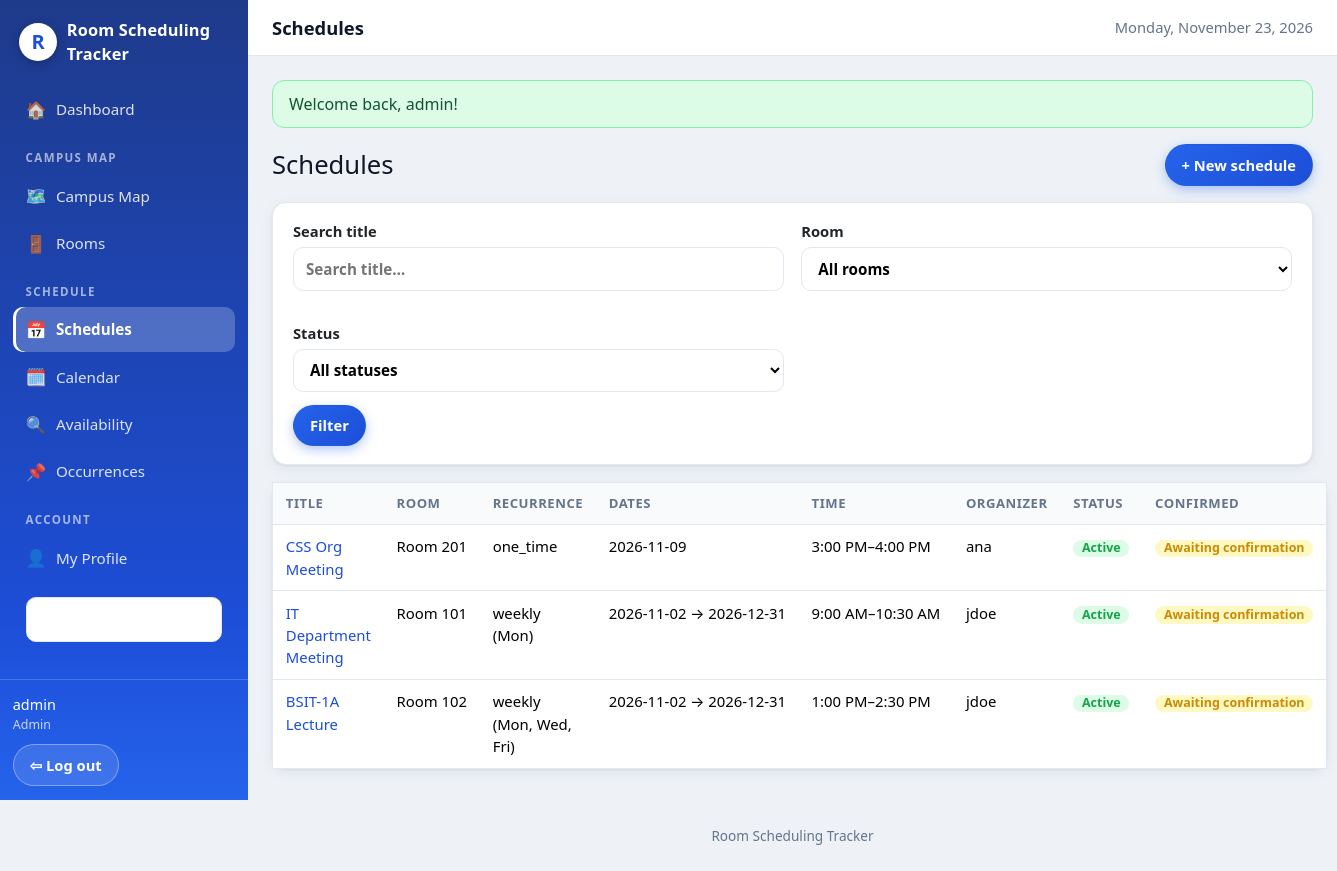
The app's page /schedules (signed in) with its own data.
### tables this page shows
CREATE TABLE IF NOT EXISTS tblSchedules (
  schedule_id          INT UNSIGNED NOT NULL AUTO_INCREMENT,
  organizer_id         INT UNSIGNED NOT NULL,
  room_id              INT UNSIGNED NOT NULL,
  schedule_title       VARCHAR(150) NOT NULL,
  schedule_description TEXT NULL,
  recurrence_type      VARCHAR(20) NOT NULL DEFAULT 'one_time',
  start_date           DATE NOT NULL,
  end_date             DATE NULL,
  start_time           TIME NOT NULL,
  end_time             TIME NOT NULL,
  schedule_status      VARCHAR(20) NOT NULL DEFAULT 'active',
  admin_confirmed      TINYINT(1) NOT NULL DEFAULT 0,
  created_at           DATETIME NOT NULL DEFAULT CURRENT_TIMESTAMP,
  updated_at           DATETIME NOT NULL DEFAULT CURRENT_TIMESTAMP ON UPDATE CURRENT_TIMESTAMP,
  PRIMARY KEY (schedule_id),
  CONSTRAINT fk_schedules_organizer FOREIGN KEY (organizer_id)
    REFERENCES tblUsers (user_id) ON DELETE RESTRICT ON UPDATE CASCADE,
  CONSTRAINT fk_schedules_room FOREIGN KEY (room_id)
    REFERENCES tblRooms (room_id) ON DELETE RESTRICT ON UPDATE CASCADE,
  KEY idx_schedules_room_dates (room_id, start_date, end_date),
  KEY idx_schedules_organizer (organizer_id),
  CONSTRAINT chk_schedules_time CHECK (end_time > start_time)
);

CREATE TABLE IF NOT EXISTS tblRooms (
  room_id          INT UNSIGNED NOT NULL AUTO_INCREMENT,
  map_id           INT UNSIGNED NOT NULL,
  room_name        VARCHAR(100) NOT NULL,
  shape_type       VARCHAR(20)  NOT NULL DEFAULT 'rectangle',
  shape_data       JSON NOT NULL,
  room_description VARCHAR(255) NULL,
  room_image       VARCHAR(255) NULL,
  room_status      VARCHAR(20)  NOT NULL DEFAULT 'active',
  created_at       DATETIME NOT NULL DEFAULT CURRENT_TIMESTAMP,
  updated_at       DATETIME NOT NULL DEFAULT CURRENT_TIMESTAMP ON UPDATE CURRENT_TIMESTAMP,
  PRIMARY KEY (room_id),
  UNIQUE KEY uq_rooms_map_name (map_id, room_name),
  CONSTRAINT fk_rooms_map FOREIGN KEY (map_id)
    REFERENCES tblMaps (map_id) ON DELETE CASCADE ON UPDATE CASCADE,
  KEY idx_rooms_status (room_status)
);

CREATE TABLE IF NOT EXISTS tblUsers (
  user_id       INT UNSIGNED NOT NULL AUTO_INCREMENT,
  username      VARCHAR(50)  NOT NULL,
  email         VARCHAR(255) NOT NULL,
  password_hash VARCHAR(255) NOT NULL,
  profile_img   VARCHAR(255) NULL,
  role          VARCHAR(30)  NOT NULL DEFAULT 'student',
  section       VARCHAR(50)  NULL,
  org_name      VARCHAR(100) NULL,
  phone_number  VARCHAR(17)  NULL,
  PRIMARY KEY (user_id),
  UNIQUE KEY uq_users_username (username),
  UNIQUE KEY uq_users_email (email),
  KEY idx_users_role (role)
);

### controllers/ScheduleController.php (called while the page is built, shortened)
<?php
final class ScheduleController
{
    public function index(): void
    {
        $filters = [
            'room_id' => isset($_GET['room_id']) && $_GET['room_id'] !== '' ? (int) $_GET['room_id'] : null,
            'status'  => $_GET['status'] ?? '',
            'search'  => trim((string) ($_GET['search'] ?? '')),
        ];
        $filters = array_filter($filters, fn ($v) => $v !== '' && $v !== null);
        view('schedules/index', [
            'title' => 'Schedules',
            'schedules' => $this->schedules->all($filters),
            'rooms' => $this->rooms->all(),
            'filters' => $filters,
        ]);
    }
}

### core/Auth.php (called while the page is built, shortened)
<?php
final class Auth
{
    public static function user(): ?array
    {
        return $_SESSION['user'] ?? null;
    }
    public static function role(): ?string
    {
        return self::user()['role'] ?? null;
    }
    public static function canBook(): bool
    {
        return in_array(self::role(), ['admin', 'teacher', 'scheduler', 'officer', 'mayor'], true);
    }
}

### core/Database.php (called while the page is built, shortened)
<?php
final class Database
{
    private PDO $pdo;
    private function __construct(array $db)
    {
        $driver = $db['driver'] ?? 'mysql';
        try {
            if ($driver === 'sqlite') {
                $dir = dirname($db['path']);
                if (!is_dir($dir)) {
                    mkdir($dir, 0755, true);
                }
                $this->pdo = new PDO('sqlite:' . $db['path']);
                $this->pdo->exec('PRAGMA foreign_keys = ON');
            } else {
                $dsn = sprintf(
                    'mysql:host=%s;port=%s;dbname=%s;charset=%s',
                    $db['host'], $db['port'], $db['database'], $db['charset']
                );
                $this->pdo = new PDO($dsn, $db['username'], $db['password'], [
                    PDO::ATTR_ERRMODE            => PDO::ERRMODE_EXCEPTION,
                    PDO::ATTR_DEFAULT_FETCH_MODE => PDO::FETCH_ASSOC,
                    PDO::ATTR_EMULATE_PREPARES   => false,
                ]);
                return;
            }
            $this->pdo->setAttribute(PDO::ATTR_ERRMODE, PDO::ERRMODE_EXCEPTION);
            $this->pdo->setAttribute(PDO::ATTR_DEFAULT_FETCH_MODE, PDO::FETCH_ASSOC);
            $this->pdo->setAttribute(PDO::ATTR_EMULATE_PREPARES, false);
        } catch (PDOException $e) {
            throw new PDOException(
                'Could not connect to the database. Check your .env DB_* settings '
                . 'and make sure the database from database/rst_db.sql exists. '
                . 'Driver error: ' . $e->getMessage(),
                (int) $e->getCode(),
                $e
            );
        }
    }
    public function all(string $sql, array $params = []): array
    {
        $stmt = $this->pdo->prepare($sql);
        $stmt->execute($params);
        return $stmt->fetchAll();
    }
}

### models/Schedule.php (called while the page is built, shortened)
<?php
final class Schedule
{
    public function all(array $filters = []): array
    {
        $sql = 'SELECT s.*, r.room_name, m.map_name, u.username AS organizer_name
                FROM tblSchedules s
                JOIN tblRooms r ON r.room_id = s.room_id
                JOIN tblMaps m ON m.map_id = r.map_id
                JOIN tblUsers u ON u.user_id = s.organizer_id';
        $params = [];
        $rows = $this->db->all($sql . ' ORDER BY s.start_date DESC, s.start_time', $params);
        return $rows;
    }
}

### views/schedules/index.php (the view, shortened to what this page needs)
<div class="page-head">
  <h1>Schedules</h1>
  <?php if (\App\Core\Auth::canBook()): ?><a class="btn btn-primary" href="<?= url('schedules/create') ?>">+ New schedule</a><?php endif; ?>
</div>
<form method="get" action="<?= url('schedules') ?>" class="card form">
  <div class="grid-2">
    <label>Search title <input type="search" name="search" placeholder="Search title…" value="<?= e($filters['search'] ?? '') ?>"></label>
    <label>Room
      <select name="room_id">
        <option value="">All rooms</option>
      </select>
    </label>
    <label>Status
      <select name="status">
        <option value="">All statuses</option>
      </select>
    </label>
  </div>
  <button class="btn btn-primary" type="submit">Filter</button>
</form>
<?php if (empty($schedules)): ?>
  <p class="muted">No schedules match.<?php if (\App\Core\Auth::canBook()): ?> <a href="<?= url('schedules/create') ?>">Create the first one</a>.<?php endif; ?></p>
<?php else: ?>
<table class="table card">
  <thead><tr><th>Title</th><th class="nowrap">Room</th><th>Recurrence</th><th class="nowrap">Dates</th><th class="nowrap">Time</th><th>Organizer</th><th>Status</th><th>Confirmed</th></tr></thead>
  <tbody>
  <?php foreach ($schedules as $s): ?>
    <tr>
      <td><a href="<?= url('schedules/' . (int) $s['schedule_id']) ?>"><?= e($s['schedule_title']) ?></a></td>
      <td class="nowrap"><?= e($s['room_name']) ?></td>
      <td><?= e($s['recurrence_type']) ?><?php if ($s['recurrence_type'] === 'weekly' && !empty($s['days'])): ?> (<?= implode(', ', array_map('day_name', $s['days'])) ?>)<?php endif; ?></td>
      <td class="nowrap"><?= e($s['start_date']) ?><?= $s['end_date'] ? ' → ' . e($s['end_date']) : '' ?></td>
      <td class="nowrap"><?= time_12h($s['start_time']) ?>–<?= time_12h($s['end_time']) ?></td>
      <td><?= e($s['organizer_name']) ?></td>
      <td><?= status_badge($s['schedule_status']) ?></td>
      <td><?= confirm_badge($s['admin_confirmed'] ?? 0) ?></td>
    </tr>
  <?php endforeach; ?>
  </tbody>
</table>
<?php endif; ?>

### core/helpers.php (shortened to what this page needs)
<?php
function e(?string $value): string
{
    return htmlspecialchars($value ?? '', ENT_QUOTES, 'UTF-8');
}
function base_path(): string
{
    static $base = null;
    if ($base !== null) {
        return $base;
    }
    $base = '';
    $appUrl = getenv('APP_URL');
    if ($appUrl !== false && $appUrl !== '') {
        $p = parse_url($appUrl, PHP_URL_PATH);
    } elseif (isset($_SERVER['SCRIPT_NAME'])) {
        $script = str_replace('\\', '/', (string) $_SERVER['SCRIPT_NAME']);
        if (basename($script) === 'index.php') {
            $dir = rtrim(dirname($script), '/');
            $base = ($dir === '/' || $dir === '.' || $dir === '\\') ? '' : $dir;
        }
    }
    return $base;
}
function url(string $path = ''): string
{
    $path = ltrim($path, '/');
    return base_path() . ($path === '' ? '/' : '/' . $path);
}
function day_name(int $day): string
{
    return [1 => 'Mon', 2 => 'Tue', 3 => 'Wed', 4 => 'Thu', 5 => 'Fri', 6 => 'Sat', 7 => 'Sun'][$day] ?? '';
}
function time_12h(string $time): string
{
    $ts = strtotime($time);
    return $ts === false ? $time : date('g:i A', $ts);
}
function confirm_badge($confirmed): string
{
    return ((int) $confirmed === 1)
        ? '<span class="badge badge-green">✓ Admin confirmed</span>'
        : '<span class="badge badge-amber">Awaiting confirmation</span>';
}
function status_badge(string $status): string
{
    $map = [
        'active' => 'green', 'scheduled' => 'green',
        'cancelled' => 'red', 'archived' => 'gray', 'completed' => 'blue',
        'unavailable' => 'red', 'skipped' => 'amber', 'moved' => 'blue',
        'modified' => 'blue',
    ];
    $class = $map[strtolower($status)] ?? 'gray';
    return '<span class="badge badge-' . $class . '">' . e(ucfirst($status)) . '</span>';
}

### assets/css/style.css (style rules this page uses)
:root { --blue-950: #172554; --blue-900: #1e3a8a; --blue-700: #1d4ed8; --blue-600: #2563eb; --blue-500: #3b82f6; --blue-100: #dbeafe; --blue-50: #eff6ff; --bg: #eef2f7; --card: #ffffff; --text: #0f172a; --muted: #64748b; --border: #e2e8f0; --green: #22c55e; --green-dark: #16a34a; --green-bg: #dcfce7; --red: #ef4444; --red-dark: #dc2626; --red-bg: #fee2e2; --amber: #eab308; --amber-dark: #ca8a04; --amber-bg: #fef9c3; --grey: #94a3b8; --grey-bg: #e2e8f0; --radius: 14px; --shadow: 0 1px 3px rgba(15, 23, 42, .08), 0 4px 14px rgba(15, 23, 42, .06); --shadow-lg: 0 10px 30px rgba(15, 23, 42, .14); --sidebar-w: 248px; }
* { box-sizing: border-box; }
html { -webkit-text-size-adjust: 100%; }
body { margin: 0; font-family: system-ui, -apple-system, "Segoe UI", Roboto, "Helvetica Neue", Arial, sans-serif; background: var(--bg); color: var(--text); line-height: 1.5; }
a { color: var(--blue-700); text-decoration: none; }
h1, h2, h3 { margin: 0 0 .5rem; line-height: 1.25; }
h1 { font-size: 1.6rem; }
.card, .stat-card, .auth-card { animation: fadeUp .45s ease both; }
.card:nth-child(3) { animation-delay: .1s; }
.card { display: block; background: var(--card); border: 1px solid var(--border); border-radius: var(--radius); box-shadow: var(--shadow); padding: 1.1rem 1.25rem; margin-bottom: 1.1rem; transition: box-shadow .25s ease, transform .25s ease; }
.grid-2 { display: grid; grid-template-columns: 1fr 1fr; gap: 1.1rem; }
.btn { display: inline-block; padding: .55rem 1rem; border-radius: 999px; border: 1px solid var(--border); background: #fff; color: var(--text); font-size: .92rem; font-weight: 600; cursor: pointer; transition: transform .18s ease, box-shadow .18s ease, background .18s ease; }
.btn-primary { background: linear-gradient(135deg, var(--blue-600), var(--blue-700)); border-color: transparent; color: #fff; box-shadow: 0 4px 12px rgba(37, 99, 235, .35); }
.page-head { display: flex; align-items: center; justify-content: space-between; gap: 1rem; margin-bottom: 1rem; flex-wrap: wrap; }
.page-head h1 { margin: 0; }
.table { display: table; width: 100%; border-collapse: collapse; background: #fff; }
.nowrap { white-space: nowrap; }
.table th, .table td { padding: .65rem .8rem; text-align: left; border-bottom: 1px solid var(--border); font-size: .93rem; }
.table th { background: #f8fafc; color: var(--muted); font-size: .82rem; text-transform: uppercase; letter-spacing: .04em; }
.table tbody tr { transition: background .18s ease; }
.badge { display: inline-block; padding: .15rem .55rem; border-radius: 999px; font-size: .78rem; font-weight: 700; }
.badge-green { background: var(--green-bg); color: var(--green-dark); }
.badge-amber { background: var(--amber-bg); color: var(--amber-dark); }
.form label { display: block; margin-bottom: .8rem; font-weight: 600; font-size: .92rem; }
.form input, .form select, .form textarea { display: block; width: 100%; margin-top: .3rem; padding: .6rem .75rem; border: 1.5px solid var(--border); border-radius: 10px; font: inherit; font-size: .95rem; background: #fff; transition: border-color .2s ease, box-shadow .2s ease; }

### records on screen
tblschedules: schedule_title "CSS Org Meeting", room.room_name "Room 201", recurrence_type "one_time", start_date "2026-11-09", start_time "3:00 PM", end_time "4:00 PM", organizer.username "ana", schedule_status "Active", admin_confirmed "Awaiting confirmation"
tblschedules: schedule_title "IT Department Meeting", room.room_name "Room 101", recurrence_type "weekly", days "Mon", start_date "2026-11-02", end_date "2026-12-31", start_time "9:00 AM", end_time "10:30 AM", organizer.username "jdoe", schedule_status "Active", admin_confirmed "Awaiting confirmation"
tblschedules: schedule_title "BSIT-1A Lecture", room.room_name "Room 102", recurrence_type "weekly", days "Mon, Wed, Fri", start_date "2026-11-02", end_date "2026-12-31", start_time "1:00 PM", end_time "2:30 PM", organizer.username "jdoe", schedule_status "Active", admin_confirmed "Awaiting confirmation"

### other values on screen
$title "Schedules"
$f['message'] "Welcome back, admin!"
